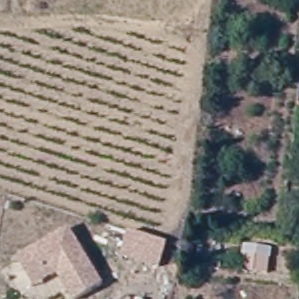
#> input picture dataset/backgrounds/urban/34-2018-0690-6250-LA93-0M20-E080_(10016.5, 23172.5).png, 299 x 299 px
$ python -i ood_dataset.py   (imports and definitions only)
#> lines starting #> are read from the running program, lines starting #| are printed output that depends on the picture
#> further down, picture is the input picture: PIL image 299x299 RGB; mean R, G, B 134.9, 129.1, 121.3
# -*- coding: utf-8 -*-

from PIL import Image, ImageOps, ImageChops
import numpy as np
import pandas as pd
import os
from shapely.geometry import Point
from shapely.geometry.polygon import Polygon
from tqdm import tqdm
import itertools
import random
import sys
import argparse


"""
Generates a dataset containing 20,000 samples (10 +, 10 -) with 2 types of instances
and two types of backgrounds, both unseed in the PITW original dataset.
"""


# Arguments
parser = argparse.ArgumentParser(description = 'Dataset creation')

# parser.add_argument('--train_count', default = 40000, help = "Number of (positive) samples in the training dataset", type = int)
# parser.add_argument('--val_count', default = 4000, help = "Number of (positive) samples in the validation dataset", type = int)
# [12 lines not run here, left out]

def transform_array(im, crop = False):
    """
    applies a series of transforms to an image

    returns the transformed image.
    """
#> called with crop = False

    if crop:
        area = (30,30,254,254)
        im = im.crop(area)


    # dimension of the input image
    width, height = im.size
#> width = 299; height = 299

    # random values for the rotation and offset
    rotation = np.random.randint(360)
    x_offset = np.random.randint(width / 4)
#> x_offset = 47
    y_offset = np.random.randint(height / 4)
#> y_offset = 64

    # compute the offset and crop the image to avoid repeated
    # arrays

    im = ImageChops.offset(im, x_offset, y_offset)
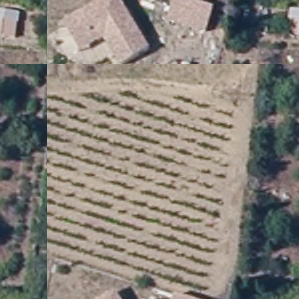
#> im: PIL image 299x299 RGB; mean R, G, B 134.9, 129.1, 121.3
    im.paste((0, 0, 0, 0), (0, 0, x_offset, height))
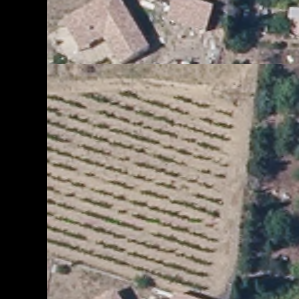
#> im: PIL image 299x299 RGB; mean R, G, B 120.4, 113.9, 106.4
    im.paste((0, 0, 0, 0), (0, 0, width, y_offset))
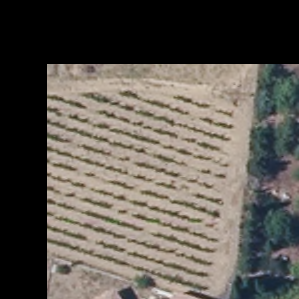
#> im: PIL image 299x299 RGB; mean R, G, B 94.7, 89.6, 82.7
    im.convert("RGBA")

    # rotate the image
    im = im.rotate(rotation)
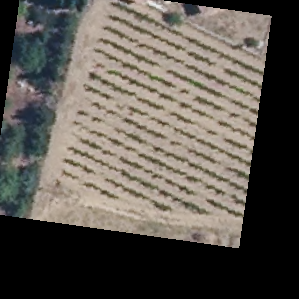
#> im: PIL image 299x299 RGB; mean R, G, B 93.3, 88, 81

    # Mirror and flip :
    if np.random.uniform() < .5:
        im = ImageOps.mirror(im)

    if np.random.uniform() < .5:
        im = ImageOps.flip(im)

    return im

"""
Transforms a background image
Applies random flips and mirrors to the image.
"""
# [24 lines left out: function transform_background, not called in this run]

"""
Combines a random transformation of the array image and
a random transformation of the background image.
"""
# [6 lines left out: function create_positive_image, not called in this run]


"""
Generates samples for a given (background, array) pair. It also generates the associated
.csv label file.
Overall, 2 * count samples are generated : half are positive images, the other half
negative images. By convention, positive images are numbered from 1 to count and
negative images from count + 1 to 2 * count.
"""


# [64 lines left out: function generate_samples, not called in this run]

"""
Generates a full dataset (encompassing all sub catgories files).
"""
# [115 lines left out: function generate_dataset, not called in this run]


"""
Generates the complete dataset
"""

# [23 lines left out: function generate_complete_dataset, not called in this run]


# [24 lines not run here, left out]

>>> from PIL import Image
>>> picture = Image.open('backgrounds/urban/34-2018-0690-6250-LA93-0M20-E080_(10016.5, 23172.5).png')
>>> result = transform_array(picture)
